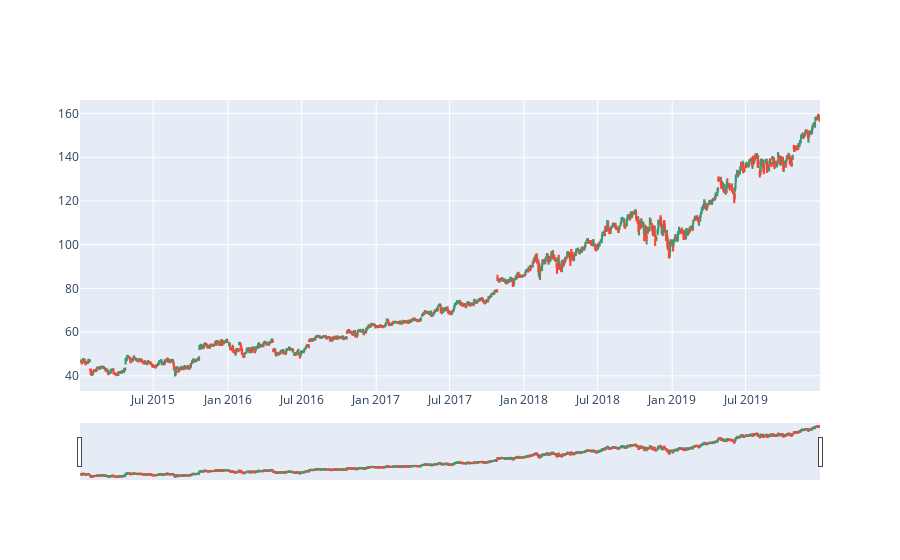

Write notebook code for a chart like this one.
### Code cell
microsoft_stock_df = pd.read_csv('data/msft_stock_data.csv')

#microsoft_stock_df.head()

chart = candlestick(microsoft_stock_df)
chart.show()
chart.write_image('data/microsoft_stock_candlestick.jpeg')

### Figure 1 — Plotly figure (JSON) as saved in the notebook; plotly's stock layout.template omitted (floating-point values rounded to 4 significant figures; data arrays with more than 128 entries replaced by an {"elided": "..."} marker saying what was removed)
{"data": [{"close": {"elided": "1258 float values"}, "high": {"elided": "1258 float values"}, "low": {"elided": "1258 float values"}, "open": {"elided": "1258 float values"}, "type": "candlestick", "x": {"elided": "1258 str values"}}], "layout": {}}
